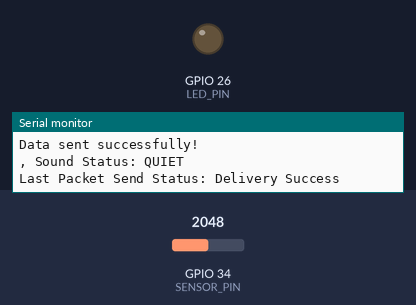
The program below on a simulated ESP32. On the bench: output pins drawn as LEDs (lit = HIGH), the last lines printed to the serial monitor. The inputs (shaded band) are chosen by the test bench; at power-on: GPIO 34 (SENSOR_PIN) = 2048. A WiFi scan finds three made-up networks.

Above: at 4.2 s.
4.3 s: GPIO 34 (SENSOR_PIN) set to 2156
At 5.0 s:
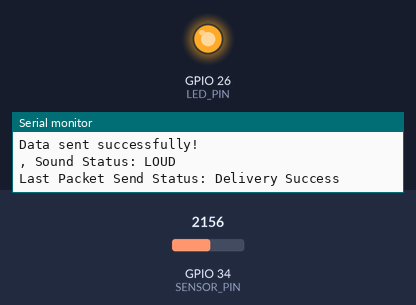
8.8 s: GPIO 34 (SENSOR_PIN) set to 2047
At 11.3 s:
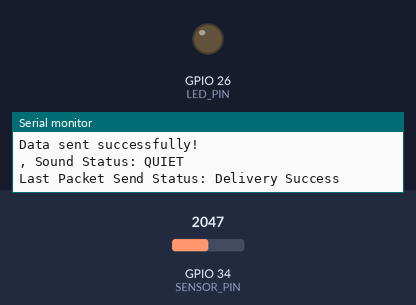
11.8 s: GPIO 34 (SENSOR_PIN) set to 2866
At 12.5 s:
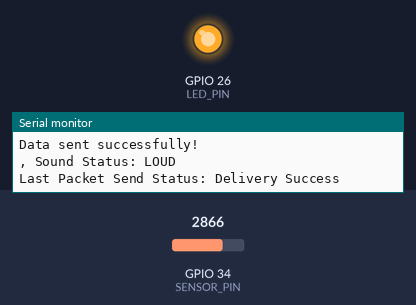
Timing chart, 0 to 14.8 s (numbered marks = the images above; inputs shaded):
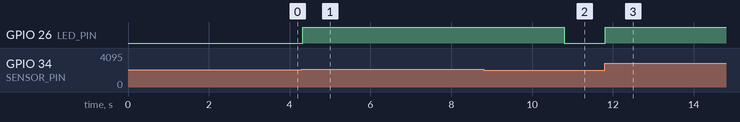

Measured:
- the behaviour switches between 2098 and 2099 on GPIO 34 (SENSOR_PIN) (found by bisection; images 0 and 1)
- after the input at 4.3 s, GPIO 26 (LED_PIN): LOW → HIGH at once
- after the input at 8.8 s, GPIO 26 (LED_PIN): HIGH → LOW after 2.0 s
- after the input at 11.8 s, GPIO 26 (LED_PIN): LOW → HIGH at once

The program:

main.cpp
```cpp
#include <WiFi.h>
#include <esp_now.h>
#include <esp_wifi.h>

// Definitions
#define SENSOR_PIN 34             // Connect A0 of the sound sensor to GPIO34 (ADC pin on ESP32)
#define LED_PIN 26                // Connect an LED to GPIO26
#define BASELINE_SAMPLE_COUNT 100 // Number of samples to calculate baseline
#define THRESHOLD_OFFSET 50       // Offset above baseline for loud sound detection
#define DEBOUNCE_DELAY 100        // Debounce delay for stable reading

int baselineLevel = 0;             // Stores the calculated baseline noise level
unsigned long lastReadingTime = 0; // Timestamp of the last valid reading
bool sensorEnabled = true;         // Flag to enable or disable the sensor
int soundLevel;

// Structure for ESP-NOW data
typedef struct struct_message
{
  int soundLevel;
  char soundStatus[20];
} struct_message;

struct_message myData;

// Master's MAC Address (Replace with actual MAC)
uint8_t masterMAC[] = {0x10, 0x06, 0x1c, 0xb5, 0x3e, 0x84}; // Replace with master MAC

// Wi-Fi Network SSID
const char *wifi_network_ssid = "ESP32_WS";           // Wi-Fi network SSID
const char *wifi_network_password = "helloesp32WS"; // Wi-Fi network password

// Get Wi-Fi channel for the specified SSID
int32_t get_wifi_channel(const char *ssid)
{
  int n = WiFi.scanNetworks();
  for (int i = 0; i < n; ++i)
  {
    if (String(ssid) == WiFi.SSID(i))
    {
      return WiFi.channel(i);
    }
  }
  return 0;
}

// Set Wi-Fi channel for ESP32
void scan_and_set_wifi_channel()
{
  Serial.printf("\nScanning for SSID: %s\n", wifi_network_ssid);
  int slave_channel = get_wifi_channel(wifi_network_ssid);

  if (slave_channel == 0)
  {
    Serial.println("SSID not found!");
  }
  else
  {
    Serial.printf("SSID found. Channel: %d\n", slave_channel);

    if (WiFi.channel() != slave_channel)
    {
      esp_wifi_set_promiscuous(true);
      esp_wifi_set_channel(slave_channel, WIFI_SECOND_CHAN_NONE);
      esp_wifi_set_promiscuous(false);
    }
  }
  Serial.printf("Current Wi-Fi channel: %d\n", WiFi.channel());
}

// Callback for send status
void OnDataSent(const uint8_t *mac, esp_now_send_status_t status)
{
  Serial.print("Last Packet Send Status: ");
  Serial.println(status == ESP_NOW_SEND_SUCCESS ? "Delivery Success" : "Delivery Fail");
}
// Send data to master
void sendDataToMaster()
{
  esp_err_t result = esp_now_send(masterMAC, (uint8_t *)&myData, sizeof(myData));
  if (result == ESP_OK)
  {
    Serial.println("Data sent successfully!");
  }
  else
  {
    Serial.println("Error sending data");
  }

  Serial.print(", Sound Status: ");
  Serial.println(myData.soundStatus);
}
// Callback for received data
void OnDataRecv(const uint8_t *mac, const uint8_t *incomingData, int len)
{
  char receivedCommand[20];
  memcpy(receivedCommand, incomingData, len);
  receivedCommand[len] = '\0'; // Null-terminate the string

  Serial.print("Received data: ");
  Serial.println(receivedCommand);
  if (memcmp(mac, masterMAC, 6) == 0)
  {
    if (strcmp(receivedCommand, "disable1") == 0)
    {
      soundLevel = 0;
      myData.soundLevel = soundLevel;
      strcpy(myData.soundStatus, "DISABLED");
      Serial.println(myData.soundStatus);
      sendDataToMaster();
      sensorEnabled = false;
      esp_sleep_disable_wakeup_source(ESP_SLEEP_WAKEUP_ALL);
      esp_deep_sleep_start();
    }
    else if (strcmp(receivedCommand, "turn on") == 0)
    {
      sensorEnabled = true;
      Serial.println("Sensor and LED enabled");
    }
    else if (strcmp(receivedCommand, "disable") == 0)
    {
      soundLevel = 0;
      myData.soundLevel = soundLevel;
      strcpy(myData.soundStatus, "DISABLED");
      Serial.println(myData.soundStatus);
      sensorEnabled = false;
      digitalWrite(LED_PIN, LOW); // Turn off the LED
      Serial.println("Sensor and LED disabled");
      sendDataToMaster();
    }
  }
}

// Initialize ESP-NOW
void initESPNow()
{
  if (esp_now_init() != ESP_OK)
  {
    Serial.println("Error initializing ESP-NOW");
    return;
  }

  // Set the MAC address of the master device
  esp_now_peer_info_t peerInfo;
  memset(&peerInfo, 0, sizeof(peerInfo));
  memcpy(peerInfo.peer_addr, masterMAC, 6);
  peerInfo.channel = 0;
  peerInfo.encrypt = false;

  if (esp_now_add_peer(&peerInfo) != ESP_OK)
  {
    Serial.println("Failed to add master as a peer");
    return;
  }
  Serial.println("Master added as a peer!");

  // Register receive callback
  esp_now_register_recv_cb(OnDataRecv);
}

void setup()
{
  Serial.begin(115200);

  // Setup sensor and LED pins
  pinMode(SENSOR_PIN, INPUT);
  pinMode(LED_PIN, OUTPUT);

  // Calculate the baseline noise level
  Serial.println("Calibrating baseline noise level...");
  long total = 0;
  for (int i = 0; i < BASELINE_SAMPLE_COUNT; i++)
  {
    total += analogRead(SENSOR_PIN);
    delay(10); // Small delay between readings
  }
  baselineLevel = total / BASELINE_SAMPLE_COUNT;
  Serial.print("Baseline noise level: ");
  Serial.println(baselineLevel);

  // Setup WiFi (required for ESP-NOW)
  WiFi.mode(WIFI_STA);
  WiFi.setSleep(WIFI_PS_NONE);
  WiFi.channel(1); // Set initial channel

  // Set Wi-Fi channel based on the master's Wi-Fi network
  scan_and_set_wifi_channel();

  // Initialize ESP-NOW
  initESPNow();

  // Register ESP-NOW send callback
  esp_now_register_send_cb(OnDataSent);
  esp_now_register_recv_cb(OnDataRecv);
}

void loop()
{
  if (sensorEnabled)
  {
    static unsigned long lastSendTime = 0;  // Last time data was sent
    static unsigned long ledOnTime = 0;     // Last time the LED was turned on
    const unsigned long sendInterval = 500; // Interval for sending data (milliseconds)
    const unsigned long ledDuration = 2000; // LED on duration when loud sound is detected

    unsigned long currentTime = millis();

    // Read sound level
    soundLevel = analogRead(SENSOR_PIN);

    // Filter unstable readings with debounce logic
    if (currentTime - lastReadingTime > DEBOUNCE_DELAY)
    {
      // Determine sound status based on the threshold
      if (soundLevel > baselineLevel + THRESHOLD_OFFSET)
      {
        strcpy(myData.soundStatus, "LOUD");
        digitalWrite(LED_PIN, HIGH); // Turn on the LED
        ledOnTime = currentTime;     // Record the time the LED was turned on
      }
      else if (currentTime - ledOnTime > ledDuration)
      {
        // Turn off the LED if the duration has passed
        strcpy(myData.soundStatus, "QUIET");

        digitalWrite(LED_PIN, LOW);
      }
      // Update last reading time
      lastReadingTime = currentTime;
    }

    // Send data to master at regular intervals
    if (currentTime - lastSendTime > sendInterval)
    {
      myData.soundLevel = soundLevel; // Update the sound level
      sendDataToMaster();             // Send data via ESP-NOW
      lastSendTime = currentTime;     // Update last send time
    }
  }
}
```
